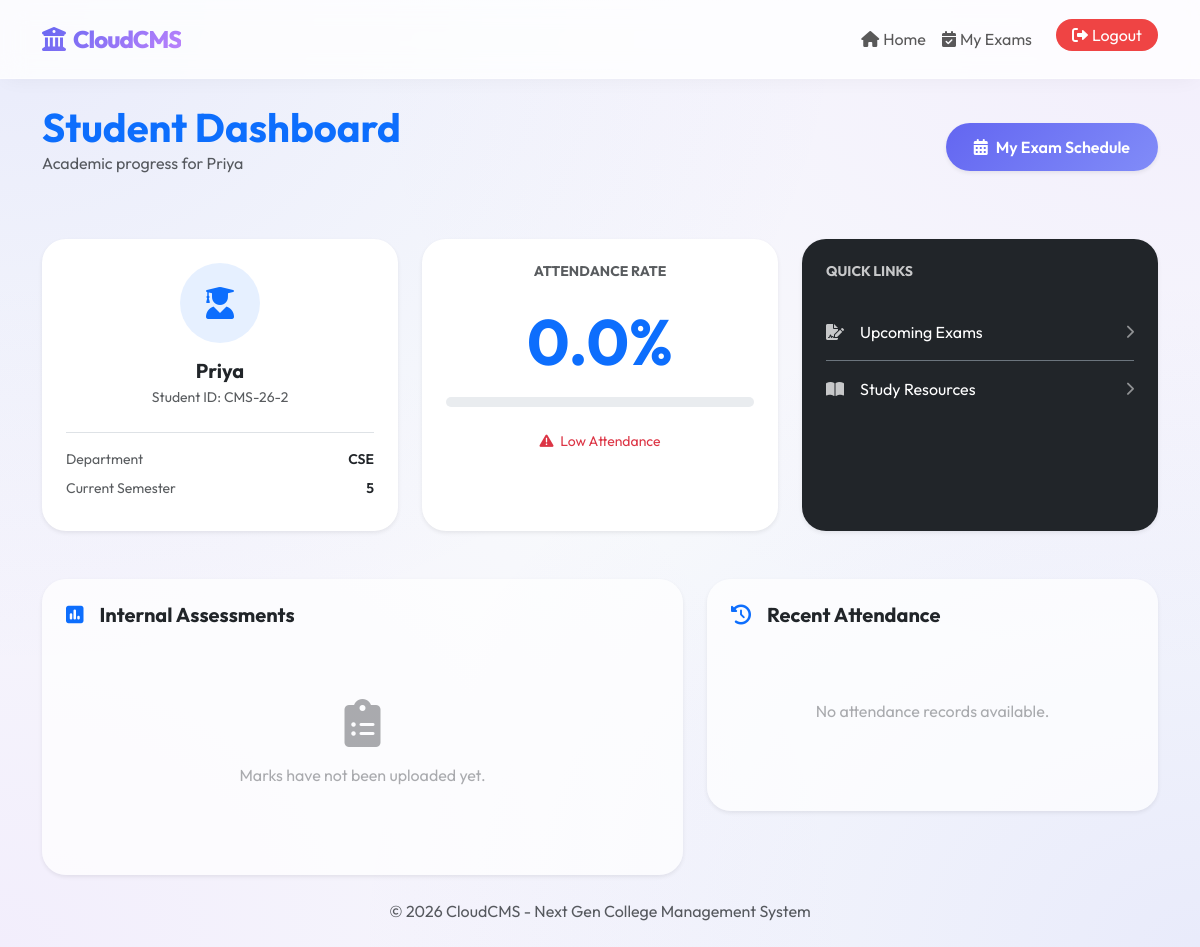
The app's page /student (signed in) with its own data.
### models.py (models this page shows, shortened)
class User(UserMixin, db.Model):
    __tablename__ = 'users'
    user_id = db.Column(db.Integer, primary_key=True)
    name = db.Column(db.String(100), nullable=False)
    email = db.Column(db.String(120), unique=True, nullable=False)
    password = db.Column(db.String(200), nullable=False)
    role = db.Column(db.String(20), nullable=False) # Admin / Faculty / Student

class Student(db.Model):
    __tablename__ = 'students'
    student_id = db.Column(db.Integer, primary_key=True)
    user_id = db.Column(db.Integer, db.ForeignKey('users.user_id'), nullable=False)
    department = db.Column(db.String(50), nullable=False)
    semester = db.Column(db.Integer, nullable=False)
    user = db.relationship('User', backref=db.backref('student_profile', uselist=False))
    attendance = db.relationship('Attendance', backref='student', lazy=True)
    marks = db.relationship('Mark', backref='student', lazy=True)

### app.py (the view)
@app.route('/student')
@login_required
@role_required('Student')
def student_dashboard():
    student_profile = Student.query.filter_by(user_id=current_user.user_id).first()
    attendance = Attendance.query.filter_by(student_id=student_profile.student_id).all()
    marks = Mark.query.filter_by(student_id=student_profile.student_id).all()
    total_days = len(attendance)
    present_days = len([a for a in attendance if a.status == 'Present'])
    attendance_perc = (present_days / total_days * 100) if total_days > 0 else 0
    return render_template('student_dashboard.html', student=student_profile, attendance=attendance, marks=marks, attendance_perc=attendance_perc)

### app.py (called while the page is built)
@login_manager.user_loader
def load_user(user_id):
    return User.query.get(int(user_id))

def role_required(role):
    def decorator(f):
        @wraps(f)
        def decorated_function(*args, **kwargs):
            if not current_user.is_authenticated or current_user.role != role:
                flash(f'Access denied. {role} role required.', 'danger')
                return redirect(url_for('login'))
            return f(*args, **kwargs)
        return decorated_function
    return decorator

### templates/student_dashboard.html (shortened to what this page needs)
{% extends 'base.html' %}
{% block content %}
<div class="dashboard-container">
    <div class="d-flex justify-content-between align-items-center mb-5">
        <div>
            <h1 class="fw-bold mb-0 text-primary">Student Dashboard</h1>
            <p class="text-muted">Academic progress for {{ current_user.name }}</p>
        </div>
        <a href="{{ url_for('student_exams') }}" class="btn btn-primary rounded-pill shadow-sm">
            <i class="fas fa-calendar-alt me-2"></i>My Exam Schedule
        </a>
    </div>
    <div class="row g-4 mb-5">
        <div class="col-md-4">
            <div class="card p-4 border-0 shadow-sm h-100 bg-white">
                <div class="text-center mb-4">
                    <div class="rounded-circle bg-primary bg-opacity-10 d-inline-flex align-items-center justify-content-center p-4 mb-3"
                        style="width: 80px; height: 80px;">
                        <i class="fas fa-user-graduate text-primary fa-2x"></i>
                    </div>
                    <h5 class="fw-bold mb-1">{{ current_user.name }}</h5>
                    <p class="small text-muted mb-0">Student ID: CMS-26-{{ student.student_id }}</p>
                </div>
                <div class="border-top pt-3">
                    <div class="d-flex justify-content-between mb-2">
                        <span class="text-muted small">Department</span>
                        <span class="fw-600 small">{{ student.department }}</span>
                    </div>
                    <div class="d-flex justify-content-between mb-2">
                        <span class="text-muted small">Current Semester</span>
                        <span class="fw-600 small">{{ student.semester }}</span>
                    </div>
                </div>
            </div>
        </div>
        <div class="col-md-4">
            <div class="card p-4 border-0 shadow-sm h-100 text-center bg-white">
                <h6 class="text-uppercase text-muted small fw-bold mb-4">Attendance Rate</h6>
                <div class="position-relative d-inline-block">
                    <div class="display-3 fw-bold text-primary mb-0">{{ "%.1f"|format(attendance_perc) }}%</div>
                    <div class="progress mt-3" style="height: 10px; border-radius: 5px;">
                    </div>
                </div>
                <p class="mt-4 small text-muted">
                    {% if attendance_perc >= 75 %}
                    <span class="text-success"><i class="fas fa-check-circle me-1"></i> On Track!</span>
                    {% else %}
                    <span class="text-danger"><i class="fas fa-exclamation-triangle me-1"></i> Low Attendance</span>
                    {% endif %}
                </p>
            </div>
        </div>
        <div class="col-md-4">
            <div class="card p-4 border-0 shadow-sm h-100 bg-dark text-white">
                <h6 class="text-uppercase opacity-75 small fw-bold mb-4">Quick Links</h6>
                <div class="list-group list-group-flush bg-transparent">
                    <a href="{{ url_for('student_exams') }}"
                        class="list-group-item list-group-item-action bg-transparent text-white border-secondary px-0 py-3">
                        <div class="d-flex justify-content-between align-items-center">
                            <span><i class="fas fa-file-signature me-3 opacity-75"></i>Upcoming Exams</span>
                            <i class="fas fa-chevron-right small opacity-50"></i>
                        </div>
                    </a>
                    <a href="#"
                        class="list-group-item list-group-item-action bg-transparent text-white border-0 px-0 py-3">
                        <div class="d-flex justify-content-between align-items-center">
                            <span><i class="fas fa-book-open me-3 opacity-75"></i>Study Resources</span>
                            <i class="fas fa-chevron-right small opacity-50"></i>
                        </div>
                    </a>
                </div>
            </div>
        </div>
    </div>
    <div class="row g-4">
        <div class="col-lg-7">
            <div class="card p-4 border-0 shadow-sm">
                <h5 class="fw-bold mb-4"><i class="fas fa-poll me-3 text-primary"></i>Internal Assessments</h5>
                {% if marks %}
                <div class="table-responsive">
                    <table class="table table-hover align-middle">
                        <thead class="table-light">
                            <tr>
                                <th>Subject</th>
                                <th class="text-center">Score</th>
                                <th class="text-end">Status</th>
                            </tr>
                        </thead>
                        <tbody>
                            {% for m in marks %}
                            <tr>
                                <td class="fw-600">{{ m.subject }}</td>
                                <td class="text-center">{{ m.marks }} / 100</td>
                                <td class="text-end">
                                    {% if m.marks >= 40 %}
                                    <span
                                        class="badge bg-success-subtle text-success px-3 rounded-pill">Qualified</span>
                                    {% else %}
                                    <span class="badge bg-danger-subtle text-danger px-3 rounded-pill">Review</span>
                                    {% endif %}
                                </td>
                            </tr>
                            {% endfor %}
                        </tbody>
                    </table>
                </div>
                {% else %}
                <div class="text-center py-5 text-muted opacity-50">
                    <i class="fas fa-clipboard-list fa-3x mb-3"></i>
                    <p>Marks have not been uploaded yet.</p>
                </div>
                {% endif %}
            </div>
        </div>
        <div class="col-lg-5">
            <div class="card p-4 border-0 shadow-sm">
                <h5 class="fw-bold mb-4"><i class="fas fa-history me-3 text-primary"></i>Recent Attendance</h5>
                {% if attendance %}
                <div class="list-group list-group-flush">
                    {% for a in attendance[-5:]|reverse %}
                    <div
                        class="list-group-item d-flex justify-content-between align-items-center px-0 py-3 border-light">
                        <div class="d-flex align-items-center">
                            <i class="fas fa-calendar-day me-3 text-muted"></i>
                            <div class="fw-600">{{ a.date.strftime('%d %b, %Y') }}</div>
                        </div>
                        <span
                            class="badge {% if a.status == 'Present' %}bg-success{% else %}bg-danger{% endif %} px-3">{{
                            a.status }}</span>
                    </div>
                    {% endfor %}
                </div>
                {% else %}
                <div class="text-center py-5 text-muted opacity-50">
                    <p>No attendance records available.</p>
                </div>
                {% endif %}
            </div>
        </div>
    </div>
</div>
{% endblock %}

### templates/base.html (style rules this page uses)
:root { --primary-color: #6366f1; --secondary-color: #818cf8; --accent-color: #c084fc; --glass-bg: rgba(255, 255, 255, 0.7); --glass-border: rgba(255, 255, 255, 0.4); }
body { font-family: 'Outfit', sans-serif; background: #f8fafc; background-image: radial-gradient(at 0% 0%, rgba(99, 102, 241, 0.1) 0px, transparent 50%), radial-gradient(at 100% 0%, rgba(192, 132, 252, 0.1) 0px, transparent 50%), radial-gradient(at 100% 100%, rgba(99, 102, 241, 0.1) 0px, transparent 50%), radial-gradient(at 0% 100%, rgba(192, 132, 252, 0.1) 0px, transparent 50%); background-attachment: fixed; min-height: 100vh; color: #1e293b; display: flex; flex-direction: column; }
.card { border: 1px solid var(--glass-border); border-radius: 24px; background: var(--glass-bg); backdrop-filter: blur(10px); box-shadow: 0 20px 40px -10px rgba(0, 0, 0, 0.05); transition: all 0.3s cubic-bezier(0.4, 0, 0.2, 1); }
.btn-primary { background: linear-gradient(135deg, var(--primary-color), var(--secondary-color)); border: none; padding: 12px 28px; border-radius: 14px; font-weight: 600; box-shadow: 0 10px 15px -3px rgba(99, 102, 241, 0.3); transition: all 0.3s ease; }
.fw-600 { font-weight: 600; }
.dashboard-container { animation: fadeIn 0.5s ease-out forwards; }

### records on screen
User: name "Priya"
Student: student_id "2", department "CSE", semester "5"

### other values on screen
{{ "%.1f"|format(attendance_perc) }} "0.0"
